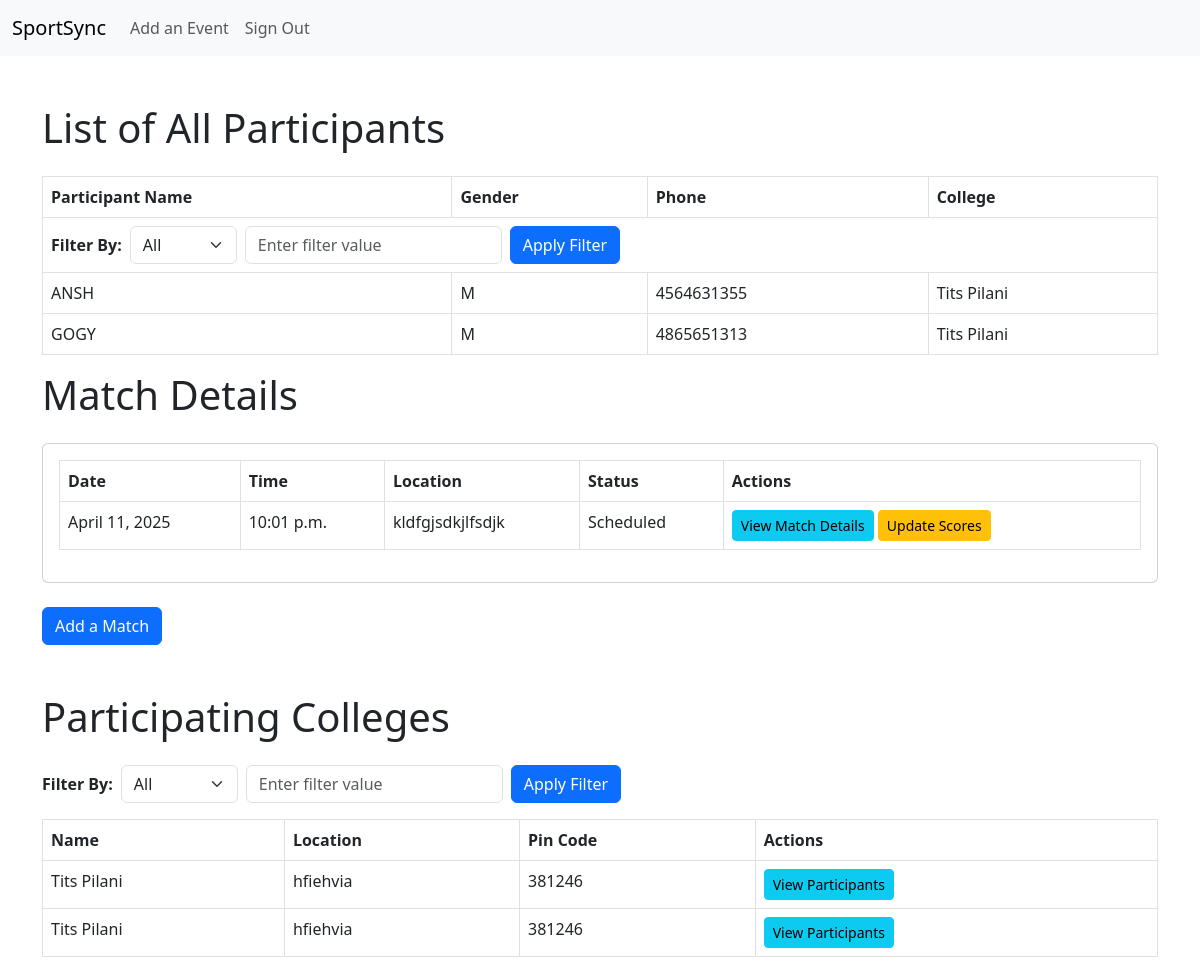
The app's page /eventDetails/5/ with its own data.
### portal/models.py (models this page shows, shortened)
class Participant(models.Model):
    name = models.CharField(max_length=100)
    email = models.EmailField()
    GENDER_CHOICES = [
        ('M', 'Male'),
        ('F', 'Female'),
        ('O', 'Other'),
    ]
    gender = models.CharField(max_length=1, choices=GENDER_CHOICES)
    dob = models.DateField()
    phone = models.CharField(max_length=10)
    college = models.ForeignKey(College, on_delete=models.CASCADE)

class College(models.Model):
    name = models.CharField(max_length=100)
    address = models.CharField(max_length=100)
    pincode = models.CharField(max_length=6)

class Match(models.Model):
    date = models.DateField()
    time = models.TimeField()
    venue = models.CharField(max_length=100)
    organizer = models.ForeignKey(Organizer, on_delete=models.CASCADE)
    teams = models.ManyToManyField(Team)
    event = models.ForeignKey(Event, on_delete=models.CASCADE)
    status = models.CharField(max_length=20, default='Scheduled', choices=[
        ('Scheduled', 'Scheduled'),
        ('Completed', 'Completed'),
        ('Cancelled', 'Cancelled'),
    ])

### portal/views.py (the view)
# urls.py: path('eventDetails/<int:event_id>/',views.event_details, name='event_details'),
def event_details(request, event_id):
    event = Event.objects.get(id=event_id)
    matches = Match.objects.filter(event=event)
    colleges = College.objects.filter(participant__team__event=event).distinct()
    participants = Participant.objects.filter(team__event=event)  # Default value for participants
    if request.method == 'GET':
        filter_by = request.GET.get('filter_by')
        filter_value = request.GET.get('filter_value')
        if filter_by == 'name':
            participants = Participant.objects.filter(name=filter_value, team__event=event)
        elif filter_by == 'email':
            participants = Participant.objects.filter(email=filter_value, team__event=event)
        elif filter_by == 'phone':
            participants = Participant.objects.filter(phone=filter_value, team__event=event)
        elif filter_by == 'college':
            participants = Participant.objects.filter(college=filter_value, team__event=event)
        elif filter_by == 'gender':
            participants = Participant.objects.filter(gender=filter_value, team__event=event)
        else:
            participants = Participant.objects.filter(team__event=event)
        college_filter_by = request.GET.get('college_filter_by')
        college_filter_value = request.GET.get('college_filter_value')
        if college_filter_by == 'name':
            colleges = College.objects.filter(name=college_filter_value, participant__team__event=event)
        elif college_filter_by == 'address':
            colleges = College.objects.filter(address=college_filter_value, participant__team__event=event)
        elif college_filter_by == 'pincode':
            colleges = College.objects.filter(pincode=college_filter_value, participant__team__event=event)
        else:
            colleges = College.objects.filter(participant__team__event=event)
    context = {
        'event': event,
        'matches': matches,
        'colleges': colleges,
        'participants': participants,
    }
    return render(request, 'portal/eventDetails.html', context)

### portal/templates/portal/eventDetails.html (shortened to what this page needs)
{% extends "organizer_base.html" %}
{% block content %}
<!DOCTYPE html>
<html lang="en">
<head>
    <link href="https://cdn.jsdelivr.net/npm/bootstrap@5.3.0-alpha1/dist/css/bootstrap.min.css" rel="stylesheet">
</head>
<body>
    <div class="container mt-5">
        <h1 class="mt-4">List of All Participants</h1>
        <table class="table table-bordered mt-4">
            <thead>
            <tr>
            <th>Participant Name</th>
            <th>Gender</th>
            <th>Phone</th>
            <th>College</th>
            </tr>
            </thead>
            <tbody>
            <tr style="background-color: #f8f9fa;">
                <td colspan="4">
                    <form method="get" class="d-flex align-items-center">
                        <label for="filter_by" class="me-2"><strong>Filter By:</strong></label>
                        <select name="filter_by" id="filter_by" class="form-select me-2" style="width: auto;">
                            <option value="All" selected>All</option>
                        </select>
                        <input type="text" name="filter_value" class="form-control me-2" placeholder="Enter filter value" style="width: auto;">
                        <button type="submit" class="btn btn-primary">Apply Filter</button>
                    </form>
                </td>
            </tr>
            {% for participant in participants %}
            <tr>
            <td>{{ participant.name }}</td>
            <td>{{ participant.gender }}</td>
            <td>{{ participant.phone }}</td>
            <td>{{ participant.college.name }}</td>
            </tr>
            {% endfor %}
            </tbody>
        </table>
        <h1 class="mb-4">Match Details</h1>
        <div class="card">
            <div class="card-body">
                <table class="table table-bordered">
                    <thead>
                        <tr>
                            <th>Date</th>
                            <th>Time</th>
                            <th>Location</th>
                            <th>Status</th>
                            <th>Actions</th>
                        </tr>
                    </thead>
                    <tbody>
                        {% for match in matches %}
                        <tr>
                            <td>{{ match.date }}</td>
                            <td>{{ match.time }}</td>
                            <td>{{ match.venue }}</td>
                            <td>{{ match.status }}</td>
                            <td>
                                <a href="{% url 'match_details' match.id %}" class="btn btn-info btn-sm">View Match Details</a>
                                <a href="{% url 'update_scores' match_id=match.id %}" class="btn btn-warning btn-sm">Update Scores</a>
                            </td>
                        </tr>
                        {% endfor %}
                    </tbody>
                </table>
            </div>
        </div>
        <div class="mt-4">
            <a href="{% url 'add_match' %}" class="btn btn-primary">Add a Match</a>
        </div>
    </div>
    <div class="container mt-5">
        <h1 class="mb-4">Participating Colleges</h1>
        <div class="mb-3">
            <form method="get" class="d-flex align-items-center">
            <label for="college_filter_by" class="me-2"><strong>Filter By:</strong></label>
            <select name="college_filter_by" id="college_filter_by" class="form-select me-2" style="width: auto;">
                <option value="All" selected>All</option>
            </select>
            <input type="text" name="college_filter_value" class="form-control me-2" placeholder="Enter filter value" style="width: auto;">
            <button type="submit" class="btn btn-primary">Apply Filter</button>
            </form>
        </div>
        <table class="table table-bordered">
            <thead>
                <tr>
                    <th>Name</th>
                    <th>Location</th>
                    <th>Pin Code</th>
                    <th>Actions</th>
                </tr>
            </thead>
            <tbody>
                {% for college in colleges %}
                <tr>
                    <td>{{ college.name }}</td>
                    <td>{{ college.address }}</td>
                    <td>{{ college.pincode }}</td>
                    <td>
                        <a href="{% url 'college_details' college_id=college.id %}" class="btn btn-info btn-sm">View Participants</a>
                    </td>
                </tr>
                {% endfor %}
            </tbody>
        </table>
    </div>
</body>
</html>
{% endblock %}</div>

### records on screen
Participant: name "ANSH", gender "M", phone "4564631355", college.name "Tits Pilani"
Participant: name "GOGY", gender "M", phone "4865651313", college.name "Tits Pilani"
Match: date "April 11, 2025", time "10:01 p.m.", venue "kldfgjsdkjlfsdjk", status "Scheduled"
College: name "Tits Pilani", address "hfiehvia", pincode "381246"
